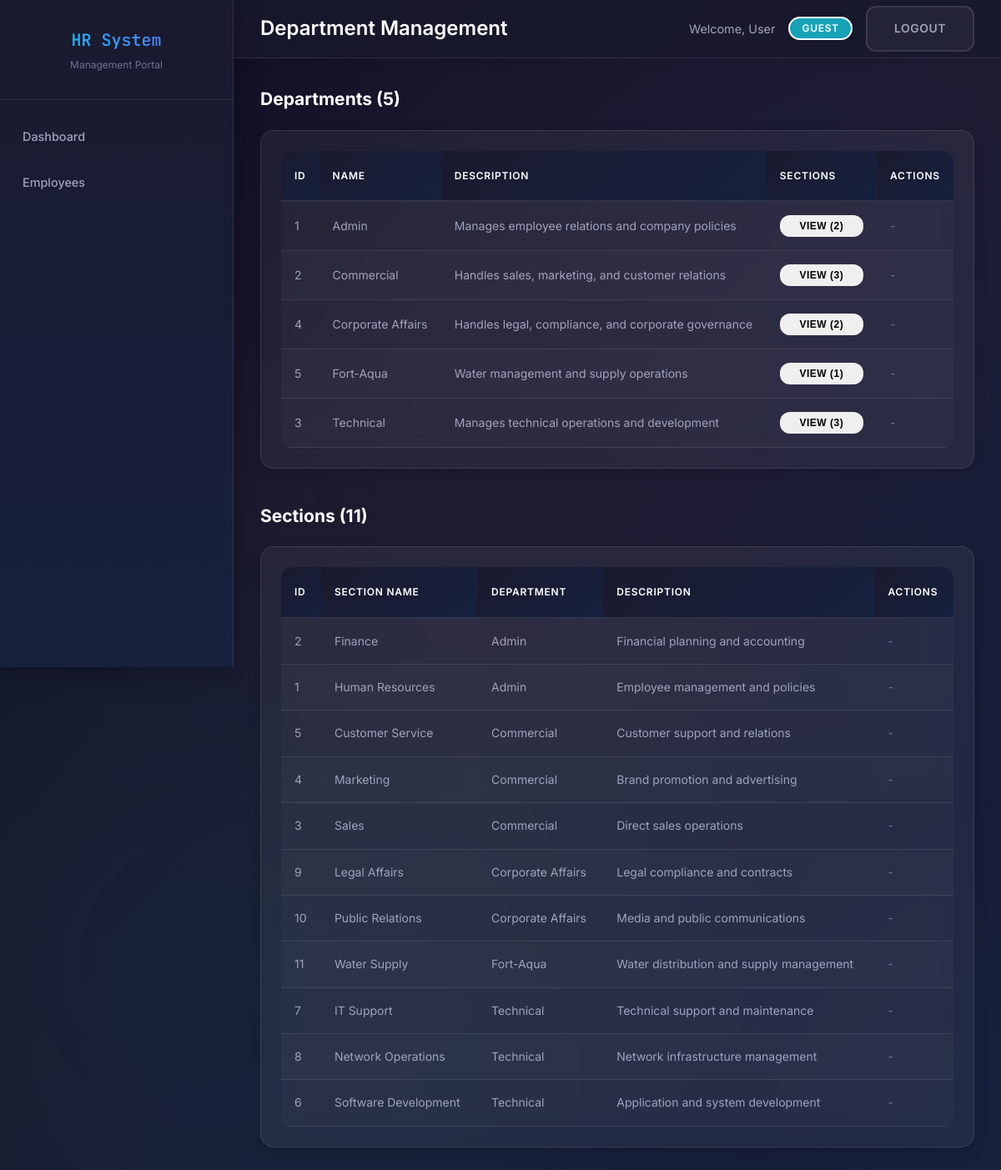
The page /departments.php on the database its author committed.
### tables this page shows
CREATE TABLE `departments` (
  `id` int(11) NOT NULL,
  `name` varchar(100) NOT NULL,
  `description` text DEFAULT NULL,
  `created_at` timestamp NOT NULL DEFAULT current_timestamp(),
  `updated_at` timestamp NOT NULL DEFAULT current_timestamp() ON UPDATE current_timestamp()
);

CREATE TABLE `sections` (
  `id` int(11) NOT NULL,
  `name` varchar(100) NOT NULL,
  `description` text DEFAULT NULL,
  `department_id` int(11) DEFAULT NULL,
  `created_at` timestamp NOT NULL DEFAULT current_timestamp(),
  `updated_at` timestamp NOT NULL DEFAULT current_timestamp() ON UPDATE current_timestamp()
);

### departments.php (the view, shortened to what this page needs)
<?php
$conn = getConnection();
function hasPermission($role) {
    if (!isset($_SESSION['user_role'])) {
        return false;
    }
    return $_SESSION['user_role'] === $role ||
           (is_array($_SESSION['user_role']) && in_array($role, $_SESSION['user_role']));
}
$user = [
    'first_name' => isset($_SESSION['user_name']) ? explode(' ', $_SESSION['user_name'])[0] : 'User',
    'last_name' => isset($_SESSION['user_name']) ? (explode(' ', $_SESSION['user_name'])[1] ?? '') : '',
    'role' => $_SESSION['user_role'] ?? 'guest',
    'id' => $_SESSION['user_id']
];
try {
    $departments_result = $conn->query("SELECT * FROM departments ORDER BY name");
    $departments = $departments_result ? $departments_result->fetch_all(MYSQLI_ASSOC) : [];
    $sections_result = $conn->query("SELECT s.*, d.name as department_name FROM sections s LEFT JOIN departments d ON s.department_id = d.id ORDER BY d.name, s.name");
    $sections = $sections_result ? $sections_result->fetch_all(MYSQLI_ASSOC) : [];
} catch (Exception $e) {
    $departments = [];
    $sections = [];
    $error = 'Error fetching data: ' . $e->getMessage();
}
?>
<!DOCTYPE html>
<html lang="en">
<head>
    <link rel="stylesheet" href="style.css">
</head>
<body>
    <div class="container">
        <div class="sidebar">
            <div class="sidebar-brand">
                <h1>HR System</h1>
                <p>Management Portal</p>
            </div>
            <nav class="nav">
                <ul>
                    <li><a href="dashboard.php">Dashboard</a></li>
                    <li><a href="employees.php">Employees</a></li>
                </ul>
            </nav>
        </div>
        <div class="main-content">
            <div class="header">
                <h1>Department Management</h1>
                <div class="user-info">
                    <span>Welcome, <?php echo htmlspecialchars($user['first_name'] . ' ' . $user['last_name']); ?></span>
                    <span class="badge badge-info"><?php echo ucwords(str_replace('_', ' ', $user['role'])); ?></span>
                    <a href="logout.php" class="btn btn-secondary">Logout</a>
                </div>
            </div>
            <div class="content">
                <div style="margin-bottom: 40px;">
                    <div style="display: flex; justify-content: space-between; align-items: center; margin-bottom: 20px;">
                        <h2>Departments (<?php echo count($departments); ?>)</h2>
                    </div>
                    <div class="table-container">
                        <table class="table">
                            <thead>
                                <tr>
                                    <th>ID</th>
                                    <th>Name</th>
                                    <th>Description</th>
                                    <th>Sections</th>
                                    <th>Actions</th>
                                </tr>
                            </thead>
                            <tbody>
                                <?php if (empty($departments)): ?>
                                    <tr>
                                        <td colspan="5" class="text-center">No departments found</td>
                                    </tr>
                                <?php else: ?>
                                    <?php foreach ($departments as $department): ?>
                                    <?php
                                        $dept_sections = array_filter($sections, function($s) use ($department) {
                                            return $s['department_id'] == $department['id'];
                                        });
                                    ?>
                                    <tr>
                                        <td><?php echo htmlspecialchars($department['id']); ?></td>
                                        <td><?php echo htmlspecialchars($department['name']); ?></td>
                                        <td><?php echo htmlspecialchars($department['description'] ?? 'N/A'); ?></td>
                                        <td>
                                            <button onclick="showSections(<?php echo $department['id']; ?>)" class="btn btn-sm btn-info">
                                                View (<?php echo count($dept_sections); ?>)
                                            </button>
                                        </td>
                                        <td>
                                            <?php if (hasPermission('hr_manager')|| hasPermission('super_admin')): ?>
                                                <button onclick="showEditDepartmentModal(<?php echo htmlspecialchars(json_encode($department)); ?>)" class="btn btn-sm btn-primary">Edit</button>
                                                <button onclick="confirmDeleteDepartment(<?php echo $department['id']; ?>, '<?php echo htmlspecialchars($department['name']); ?>')" class="btn btn-sm btn-danger ml-1">Delete</button>
                                            <?php else: ?>
                                                <span class="text-muted">-</span>
                                            <?php endif; ?>
                                        </td>
                                    </tr>
                                    <?php endforeach; ?>
                                <?php endif; ?>
                            </tbody>
                        </table>
                    </div>
                </div>
                <div>
                    <div style="display: flex; justify-content: space-between; align-items: center; margin-bottom: 20px;">
                        <h2>Sections (<?php echo count($sections); ?>)</h2>
                    </div>
                    <div class="table-container">
                        <table class="table">
                            <thead>
                                <tr>
                                    <th>ID</th>
                                    <th>Section Name</th>
                                    <th>Department</th>
                                    <th>Description</th>
                                    <th>Actions</th>
                                </tr>
                            </thead>
                            <tbody>
                                <?php if (empty($sections)): ?>
                                    <tr>
                                        <td colspan="5" class="text-center">No sections found</td>
                                    </tr>
                                <?php else: ?>
                                    <?php foreach ($sections as $section): ?>
                                    <tr>
                                        <td><?php echo htmlspecialchars($section['id']); ?></td>
                                        <td><?php echo htmlspecialchars($section['name']); ?></td>
                                        <td><?php echo htmlspecialchars($section['department_name'] ?? 'N/A'); ?></td>
                                        <td><?php echo htmlspecialchars($section['description'] ?? 'N/A'); ?></td>
                                        <td>
                                            <?php if (hasPermission('hr_manager')|| hasPermission('super_admin')): ?>
                                                <button onclick="showEditSectionModal(<?php echo htmlspecialchars(json_encode($section)); ?>)" class="btn btn-sm btn-primary">Edit</button>
                                                <button onclick="confirmDeleteSection(<?php echo $section['id']; ?>, '<?php echo htmlspecialchars($section['name']); ?>')" class="btn btn-sm btn-danger ml-1">Delete</button>
                                            <?php else: ?>
                                                <span class="text-muted">-</span>
                                            <?php endif; ?>
                                        </td>
                                    </tr>
                                    <?php endforeach; ?>
                                <?php endif; ?>
                            </tbody>
                        </table>
                    </div>
                </div>
            </div>
        </div>
    </div>
</body>
</html>

### departments.php (style rules this page uses)
.btn-sm { padding: 4px 8px; font-size: 12px; }

### rows shown on the page
departments: id "1", name "Admin", description "Manages employee relations and company policies", count($dept_sections) "2"
departments: id "2", name "Commercial", description "Handles sales, marketing, and customer relations", count($dept_sections) "3"
departments: id "4", name "Corporate Affairs", description "Handles legal, compliance, and corporate governance", count($dept_sections) "2"
departments: id "5", name "Fort-Aqua", description "Water management and supply operations", count($dept_sections) "1"
departments: id "3", name "Technical", description "Manages technical operations and development", count($dept_sections) "3"
sections: id "2", name "Finance", department.name "Admin", description "Financial planning and accounting"
sections: id "1", name "Human Resources", department.name "Admin", description "Employee management and policies"
sections: id "5", name "Customer Service", department.name "Commercial", description "Customer support and relations"
sections: id "4", name "Marketing", department.name "Commercial", description "Brand promotion and advertising"
sections: id "3", name "Sales", department.name "Commercial", description "Direct sales operations"
sections: id "9", name "Legal Affairs", department.name "Corporate Affairs", description "Legal compliance and contracts"
sections: id "10", name "Public Relations", department.name "Corporate Affairs", description "Media and public communications"
sections: id "11", name "Water Supply", department.name "Fort-Aqua", description "Water distribution and supply management"
sections: id "7", name "IT Support", department.name "Technical", description "Technical support and maintenance"
sections: id "8", name "Network Operations", department.name "Technical", description "Network infrastructure management"
sections: id "6", name "Software Development", department.name "Technical", description "Application and system development"

### other values the page prints
$user['first_name'] . ' ' . $user['last_name'] "User"
str_replace('_', ' ', $user['role']) "GUEST"
count($departments) "5"
count($sections) "11"
